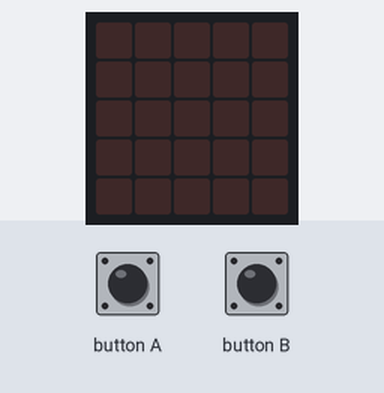
Bench run of a program on a simulated BBC micro:bit (MakeCode). Parts: the board's 5×5 LED display. Inputs (shaded band) come from the test bench.

Above: at 1.2 s.
1.3 s: button A pressed for 0.15 s
At 1.65 s:
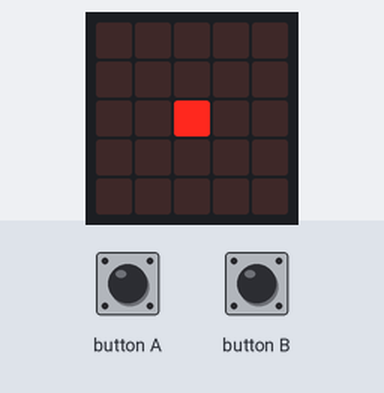
At 2.05 s:
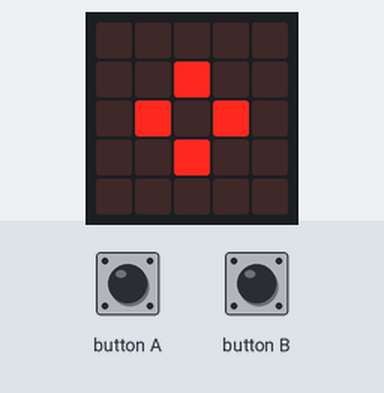
4.3 s: button B pressed for 0.15 s
At 4.65 s:
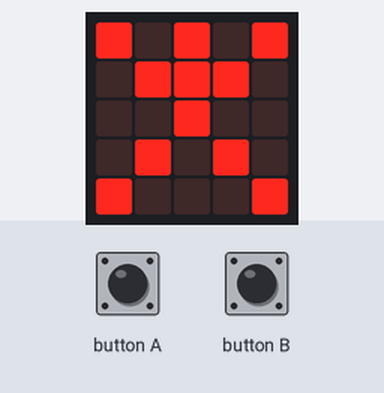
Timing chart, 0 to 7.3 s (numbered marks = the images above; inputs shaded):
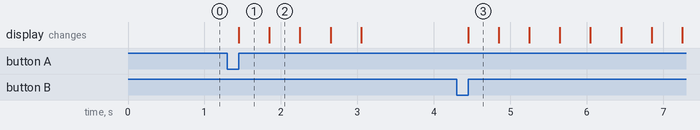

The program:

main.ts
```typescript
input.onButtonPressed(Button.A, function () {
    while (true) {
        basic.showLeds(`
            . . . . .
            . . . . .
            . . # . .
            . . . . .
            . . . . .
            `)
        basic.showLeds(`
            . . . . .
            . . # . .
            . # . # .
            . . # . .
            . . . . .
            `)
        basic.showLeds(`
            . # . # .
            # . . . #
            . . . . .
            # . . . #
            . # . # .
            `)
        basic.showLeds(`
            # . . . #
            . . . . .
            . . . . .
            . . . . .
            # . . . #
            `)
        basic.showLeds(`
            . . . . .
            . . . . .
            . . . . .
            . . . . .
            . . . . .
            `)
        basic.pause(1000)
    }
})
input.onButtonPressed(Button.B, function () {
    while (true) {
        basic.showLeds(`
            # . # . #
            . # # # .
            . . # . .
            . # . # .
            # . . . #
            `)
        basic.showLeds(`
            . # # # .
            . # # # .
            . . # . .
            . # . # .
            . # . # .
            `)
        basic.showLeds(`
            # . # . #
            . # # # .
            . . # . .
            . # . # .
            # . . . #
            `)
        basic.showLeds(`
            . # # . .
            . # # # #
            . . # . .
            . # . # .
            . # . # .
            `)
        basic.showLeds(`
            . . # # .
            # # # # .
            . . # . .
            . # . # .
            # . . . #
            `)
        basic.showLeds(`
            . . # . .
            # # # # #
            . . # . .
            . # . # .
            . # . # .
            `)
    }
})
```

test.ts
```typescript
// 在這裡測試；當此封包作為擴充功能時，將不會編譯此內容。
```

Measured:
- after the input at 1.3 s, the display: changes after 0.15 s (image 1)
- after the input at 4.3 s, the display: changes after 0.15 s (image 3)
- what the display in image 1 shows lasts 0.4 s, from 1.5 s to 1.9 s
